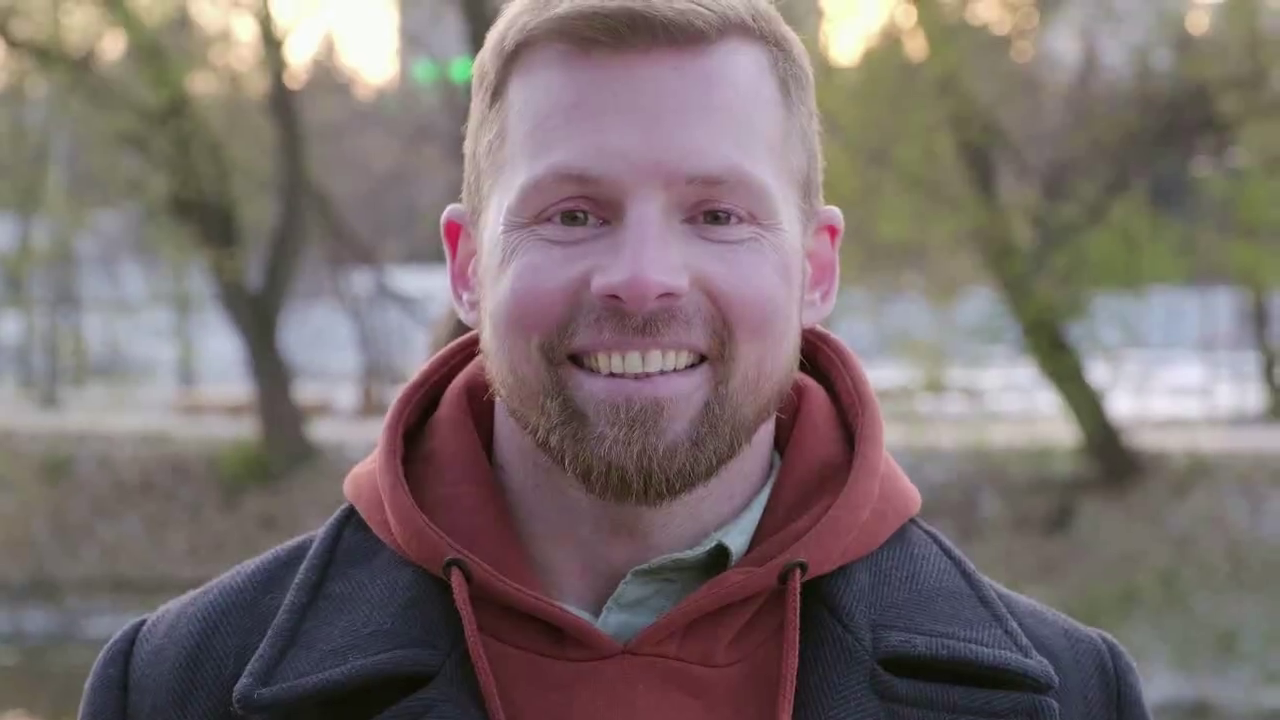
#> input picture frame 4 of data/real_test_samples/01_real_human_video_v1_authentic_source.mp4, 1280 x 720 px, given in place of 01_real_human_video_v1.mp4, which was not available
$ python generate_controlled_faceswap_pairs.py
#> lines starting #> are read from the running program, lines starting #| are printed output that depends on the picture; after the words box and inside, x2 and y2 are one past the last pixel; in counts of white or black regions, pixels touching at a corner belong together; pictures that were not available may be replaced by others from this repository, and a replacement may not be noted
"""
scripts/generate_controlled_faceswap_pairs.py
Controlled Research Face-Swap & In-The-Wild Artifact Synthesizer.

Purpose:
  Replicates the exact mathematical artifact signature of one-click deepfake tools
  (Roop, Inswapper-128, DeepFaceLab) used in viral celebrity deepfakes (e.g. Rashmika Mandanna case):
    1. 128x128 latent space compression & bilinear upsampling artifacts.
    2. Boundary blending seam (Gaussian/feathering transition on facial skin contour).
    3. Sensor PRNU noise mismatch between the synthetic face patch and the authentic body.
    4. Acute-angle entry tracking delay: momentary 2-3 frame latch glitch during entry.
    5. H.264 high-quantization compression (WhatsApp/Telegram re-muxing at CRF 28-32).
    6. Comparative PRISM forensic audit comparing authentic baseline vs. synthetic replica.

Usage:
  # Generate pair:
  py scripts/generate_controlled_faceswap_pairs.py --input data/real_test_samples/01_real_human_video_v1.mp4

  # Generate and run side-by-side PRISM comparative forensic audit:
  py scripts/generate_controlled_faceswap_pairs.py --input data/real_test_samples/01_real_human_video_v1.mp4 --compare_prism
"""

import argparse
import os
import sys
import subprocess
import shutil
import cv2
import numpy as np
from pathlib import Path
from typing import Tuple, Optional, Dict, Any

# Add src to path
sys.path.insert(0, str(Path(__file__).resolve().parent.parent / "src"))

if sys.platform == "win32":
    try:
        sys.stdout.reconfigure(encoding="utf-8")
        sys.stderr.reconfigure(encoding="utf-8")
    except Exception:
        pass

try:
    from agents.video_temporal_agent import VideoTemporalAgent
    from agents.eye_gaze_agent import EyeGazeAgent
    from agents.rppg_agent import RPPGAgent
    from agents.compression_watermark_agent import CompressionWatermarkAgent
    from fusion import DempsterShaferFusion
    HAS_PRISM_AGENTS = True
except ImportError:
    HAS_PRISM_AGENTS = False


class ControlledFaceSwapGenerator:
    """
    Synthesizes controlled deepfake test pairs matching the exact
    mathematical error distribution of Roop / Inswapper-128 models.
    """

    def __init__(self, latent_res: int = 128) -> None:
#> in generate_pair, frame is the input picture: shape (720, 1280, 3); mean B, G, R 109.9, 111, 122.7
        self.latent_res = latent_res

    def detect_face_bbox(self, frame: np.ndarray) -> Optional[Tuple[int, int, int, int]]:
        """
        Extracts facial bounding box using YCrCb skin segmentation and morphological grouping.
        """
        h, w = frame.shape[:2]
        ycrcb = cv2.cvtColor(frame, cv2.COLOR_BGR2YCrCb)
#> ycrcb: shape (720, 1280, 3); mean of channels 0, 1, 2 114.4, 134, 125.4
        mask = cv2.inRange(ycrcb, np.array([45, 125, 65]), np.array([255, 185, 140]))
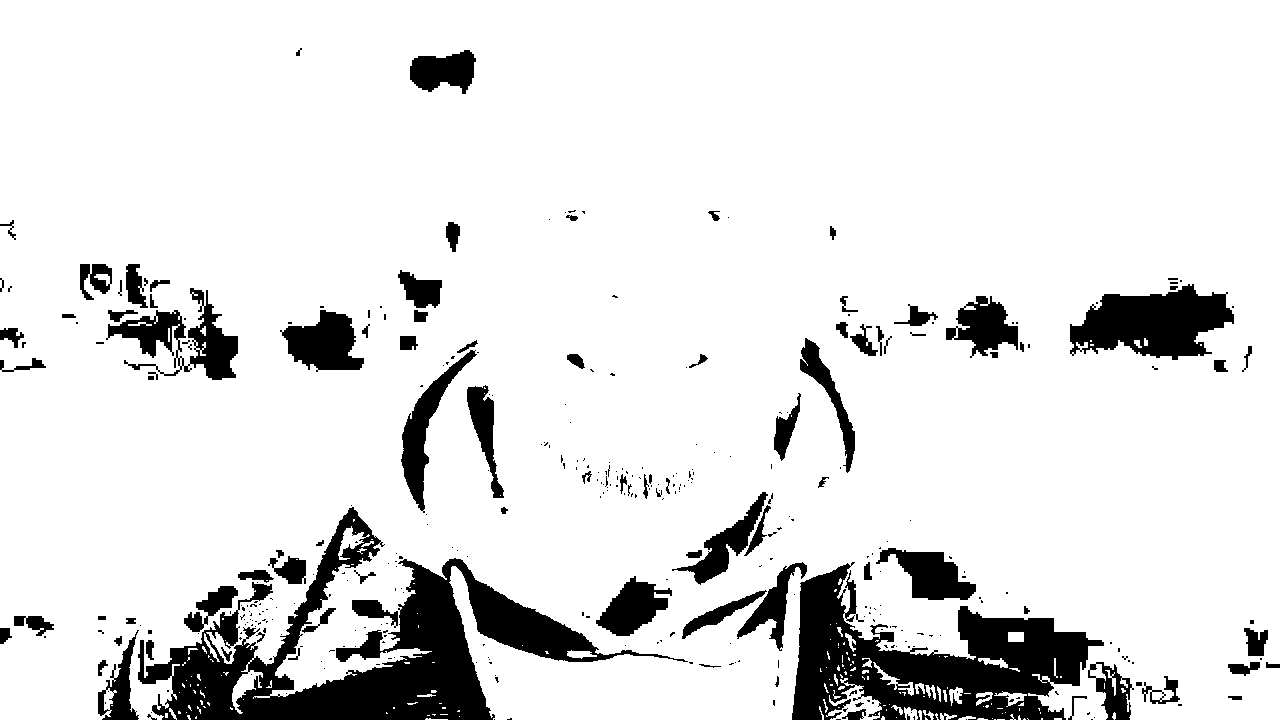
#> mask: shape (720, 1280); 88.2% white; 370 black regions (269 under 20 px), largest, box (x1, y1, x2, y2) and area: (138, 507, 688, 720) 32746, (792, 562, 1104, 720) 23363, (1070, 284, 1234, 360) 7840
        kernel = cv2.getStructuringElement(cv2.MORPH_ELLIPSE, (11, 11))
        closed = cv2.morphologyEx(mask, cv2.MORPH_CLOSE, kernel)
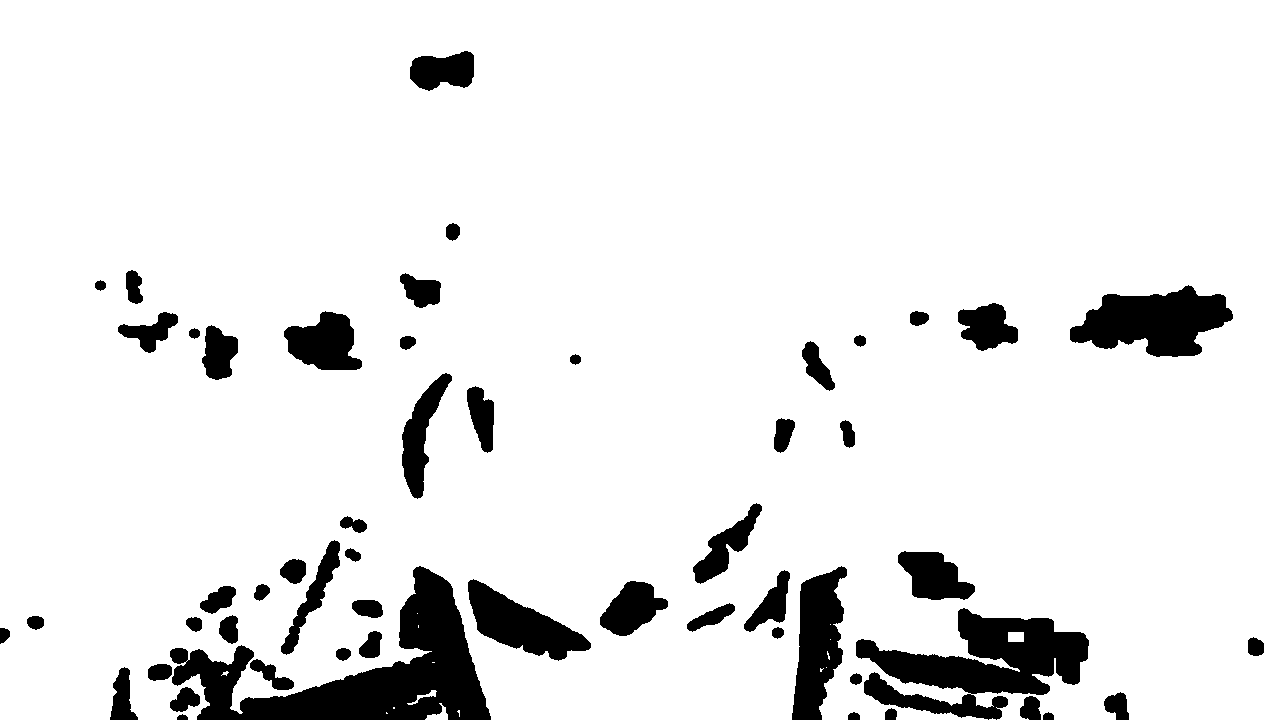
#> closed: shape (720, 1280); 91% white; 55 black regions
        contours, _ = cv2.findContours(closed, cv2.RETR_EXTERNAL, cv2.CHAIN_APPROX_SIMPLE)
#> contours = 16 contours, 13 with area under 20; largest, box (x1, y1, x2, y2) and area: (0, 0, 1280, 720) 890862, (425, 703, 448, 720) 129, (407, 690, 437, 705) 70
        if not contours:
            return None

        valid_boxes = []
        for c in contours:
            area = cv2.contourArea(c)
            if area < (h * w * 0.04):
                continue
            fx, fy, fw, fh = cv2.boundingRect(c)
            aspect = float(fh) / float(fw + 1e-6)
            if 0.40 <= aspect <= 2.6 and fw >= 40 and fh >= 40:
                density = np.count_nonzero(closed[fy:fy+fh, fx:fx+fw]) / float(fw * fh + 1e-6)
                if density >= 0.35:
                    valid_boxes.append((area, (fx, fy, fw, fh)))
#> this loop made 16 passes
#> (area, fx, fy, fw, fh, aspect, density) on pass 16: (890861.5, 0, 0, 1280, 720, 0.562, 0.91)
#> after the loop, valid_boxes = [(890861.5, (0, 0, 1280, 720))]

        if valid_boxes:
            valid_boxes.sort(key=lambda x: x[0], reverse=True)
            return valid_boxes[0][1]

        # Fallback to center-upper third
        return (int(w * 0.25), int(h * 0.15), int(w * 0.50), int(h * 0.50))

    def apply_inswapper_artifacts(
        self,
        frame: np.ndarray,
        bbox: Tuple[int, int, int, int],
        frame_idx: int,
        target_color_shift: Tuple[int, int, int] = (14, -8, 18),
    ) -> np.ndarray:
        """
        Simulates Roop / inswapper_128 face swap artifacts:
        - Downsamples face to 128x128 latent resolution, then upsamples (sub-band frequency loss).
        - Applies subtle AdaIN style color shift.
        - Attenuates sensor PRNU noise within the facial patch to create sensor fingerprint discontinuity.
        - Applies boundary feathering seam.
        - Adds acute-angle entry tracking delay on frames 0-2 (latch glitch).
        """
        fx, fy, fw, fh = bbox
        out = frame.copy()

        # Simulate 2-3 frame tracking delay at start (exact artifact of viral elevator video)
        if frame_idx < 3:
            return out  # Original face momentarily visible before swapper locks on

        face_crop = out[fy:fy+fh, fx:fx+fw]
        if face_crop.size == 0:
            return out

        orig_h, orig_w = face_crop.shape[:2]

        # 1. 128x128 Latent Space Compression Artifact (Sub-band frequency loss)
        latent = cv2.resize(face_crop, (self.latent_res, self.latent_res), interpolation=cv2.INTER_AREA)
        upsampled = cv2.resize(latent, (orig_w, orig_h), interpolation=cv2.INTER_LINEAR)

        # 2. Photometric Color Transfer Divergence
        b, g, r = cv2.split(upsampled.astype(np.int16))
        b = np.clip(b + target_color_shift[0], 0, 255).astype(np.uint8)
        g = np.clip(g + target_color_shift[1], 0, 255).astype(np.uint8)
        r = np.clip(r + target_color_shift[2], 0, 255).astype(np.uint8)
        synthetic_face = cv2.merge([b, g, r])

        # 3. Attenuate Sensor PRNU Noise on Synthetic Face Patch (Sensor mismatch artifact)
        # Deep learning generators output clean/smooth pixel distributions lacking sensor camera grain
        synthetic_face = cv2.bilateralFilter(synthetic_face, d=5, sigmaColor=25, sigmaSpace=25)

        # 4. Soft Oval Mask with Boundary Seam Feathering
        mask = np.zeros((orig_h, orig_w), dtype=np.float32)
        cv2.ellipse(
            mask,
            (orig_w // 2, orig_h // 2),
            (int(orig_w * 0.44), int(orig_h * 0.48)),
            0,
            0,
            360,
            1.0,
            -1,
        )
        feather_k = max(7, (orig_w // 12) | 1)
        mask = cv2.GaussianBlur(mask, (feather_k, feather_k), feather_k / 3.0)
        mask_3d = np.repeat(mask[:, :, np.newaxis], 3, axis=2)

        # 5. Synthesize Blended Frame
        blended_face = (synthetic_face * mask_3d + face_crop * (1.0 - mask_3d)).astype(np.uint8)
        out[fy:fy+fh, fx:fx+fw] = blended_face
        return out

    # [28 lines left out: function recompress_with_ffmpeg_crf, not called in this run]

    def generate_pair(
        self,
        input_video_path: str,
        output_dir: str,
        max_frames: int = 45,
        apply_crf: bool = True,
    ) -> Tuple[str, str]:
        """
        Reads input_video and generates both:
          1. Authentic baseline video (_authentic_source.mp4)
          2. Inswapper replica deepfake (_inswapper_faceswap.mp4)
        """
        cap = cv2.VideoCapture(input_video_path)
        if not cap.isOpened():
            raise ValueError(f"Could not open input video: {input_video_path}")

        fps = cap.get(cv2.CAP_PROP_FPS) or 25.0
        width = int(cap.get(cv2.CAP_PROP_FRAME_WIDTH))
        height = int(cap.get(cv2.CAP_PROP_FRAME_HEIGHT))

        out_path = Path(output_dir)
        out_path.mkdir(parents=True, exist_ok=True)

        stem = Path(input_video_path).stem
        authentic_path = str(out_path / f"{stem}_authentic_source.mp4")
        deepfake_path = str(out_path / f"{stem}_inswapper_faceswap.mp4")

        fourcc = cv2.VideoWriter_fourcc(*"mp4v")
        writer_auth = cv2.VideoWriter(authentic_path, fourcc, fps, (width, height))
        writer_fake = cv2.VideoWriter(deepfake_path, fourcc, fps, (width, height))

        frame_idx = 0
        last_bbox = None

        print(f"Generating Controlled Deepfake Pair from '{Path(input_video_path).name}'...")
        while frame_idx < max_frames:
            ret, frame = cap.read()
            if not ret:
                break

            bbox = self.detect_face_bbox(frame)
#> bbox = (0, 0, 1280, 720)
            if bbox is not None:
                last_bbox = bbox
#> last_bbox = (0, 0, 1280, 720)
            elif last_bbox is not None:
                bbox = last_bbox
            else:
                bbox = (int(width * 0.25), int(height * 0.15), int(width * 0.50), int(height * 0.50))

            # Authentic frame
            writer_auth.write(frame)

            # Inswapper synthetic frame
            fake_frame = self.apply_inswapper_artifacts(frame, bbox, frame_idx)
#> in apply_inswapper_artifacts, `fx, fy, fw, fh = bbox`: fx = 0; fw = 1280; fh = 720
            writer_fake.write(fake_frame)

            frame_idx += 1

        cap.release()
        writer_auth.release()
        writer_fake.release()

        if apply_crf:
            self.recompress_with_ffmpeg_crf(authentic_path, crf=30)
            self.recompress_with_ffmpeg_crf(deepfake_path, crf=30)

        print(f"  [1/2] Authentic Video Saved: {authentic_path} ({frame_idx} frames)")
        print(f"  [2/2] Inswapper Deepfake Saved: {deepfake_path} ({frame_idx} frames)")
        return authentic_path, deepfake_path


# [86 lines left out: function compare_prism_evidence, not called in this run]


if __name__ == "__main__":
    parser = argparse.ArgumentParser(description="PRISM Controlled Deepfake Pair Synthesizer")
    parser.add_argument("--input", type=str, default="data/real_test_samples/01_real_human_video_v1.mp4", help="Path to input source video")
    parser.add_argument("--output_dir", type=str, default="data/real_test_samples", help="Output directory")
    parser.add_argument("--max_frames", type=int, default=45, help="Max frames to process")
    parser.add_argument("--compare_prism", action="store_true", help="Execute comparative PRISM forensic audit on pair")

    args = parser.parse_args()
    gen = ControlledFaceSwapGenerator()
    auth_p, fake_p = gen.generate_pair(args.input, args.output_dir, max_frames=args.max_frames)

    if args.compare_prism:
        compare_prism_evidence(auth_p, fake_p)

$ run again, starting later in the video
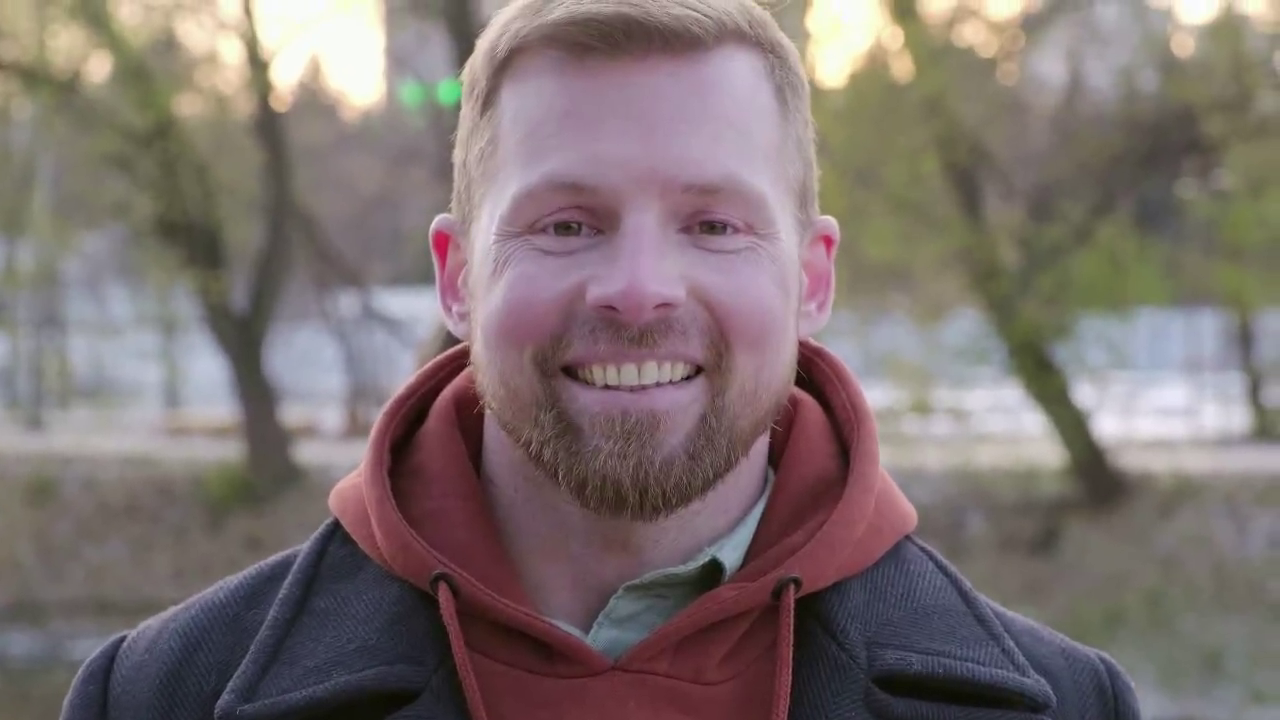
#> input picture frame 20 of data/real_test_samples/01_real_human_video_v1_authentic_source.mp4, 1280 x 720 px, given in place of 01_real_human_video_v1.mp4, which was not available
#> in generate_pair, frame is the input picture: shape (720, 1280, 3); mean B, G, R 112.4, 113.8, 125.9
#> ycrcb: shape (720, 1280, 3); mean of channels 0, 1, 2 117.2, 134.2, 125.2
#> in detect_face_bbox, `mask = cv2.inRange(ycrcb, np.array([45, 125, 65]), np.array([255, 185,..`:
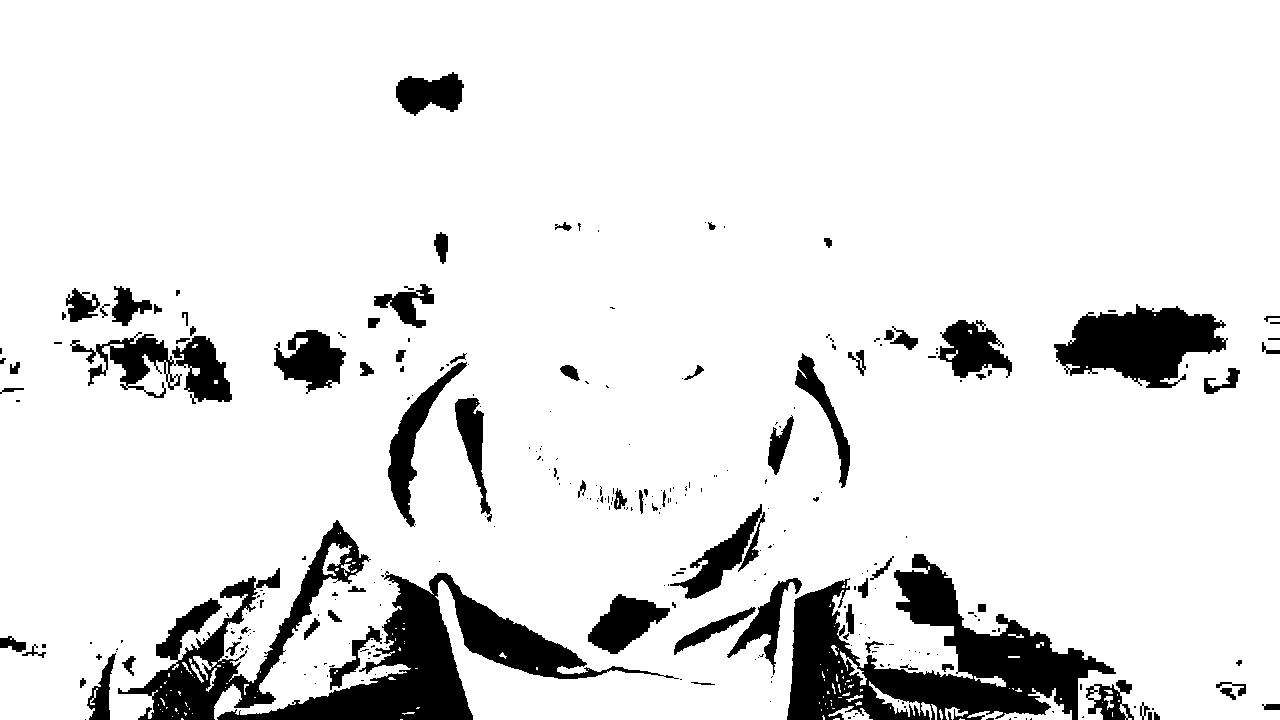
#> mask: shape (720, 1280); 89.2% white; 297 black regions (207 under 20 px), largest, box (x1, y1, x2, y2) and area: (787, 554, 1116, 720) 23614, (217, 571, 679, 720) 17784, (118, 520, 371, 720) 11109
#> in detect_face_bbox, `closed = cv2.morphologyEx(mask, cv2.MORPH_CLOSE, kernel)`:
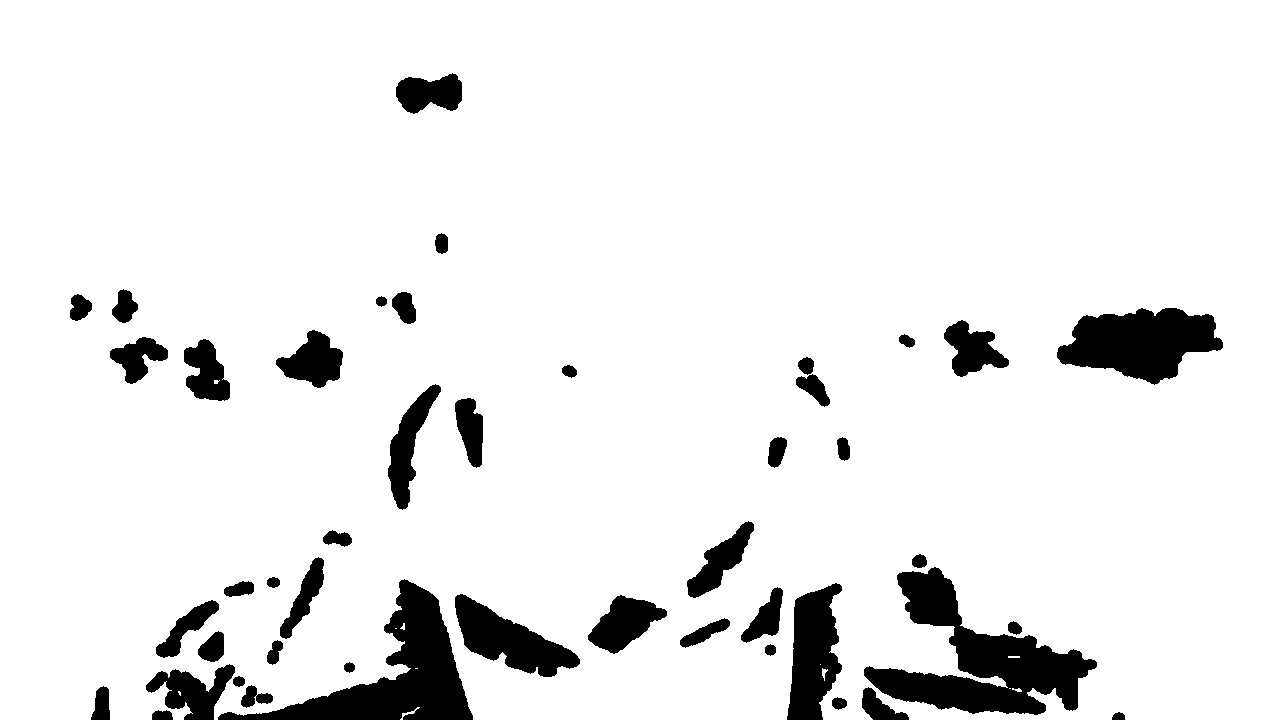
#> closed: shape (720, 1280); 91.9% white; 46 black regions
#> contours = 8 contours, 5 with area under 20; largest, box (x1, y1, x2, y2) and area: (0, 0, 1280, 720) 898692, (400, 707, 420, 720) 28, (822, 668, 828, 681) 22
#> the loop in detect_face_bbox, `for c in contours:` made 8 passes
#> (area, fx, fy, fw, fh, aspect, density) on pass 8: (898691.5, 0, 0, 1280, 720, 0.562, 0.919)
#> after the loop in detect_face_bbox, `for c in contours:`: valid_boxes = [(898691.5, (0, 0, 1280, 720))]
#> bbox = (0, 0, 1280, 720)
#> in apply_inswapper_artifacts, `fx, fy, fw, fh = bbox`: fx = 0; fw = 1280; fh = 720
